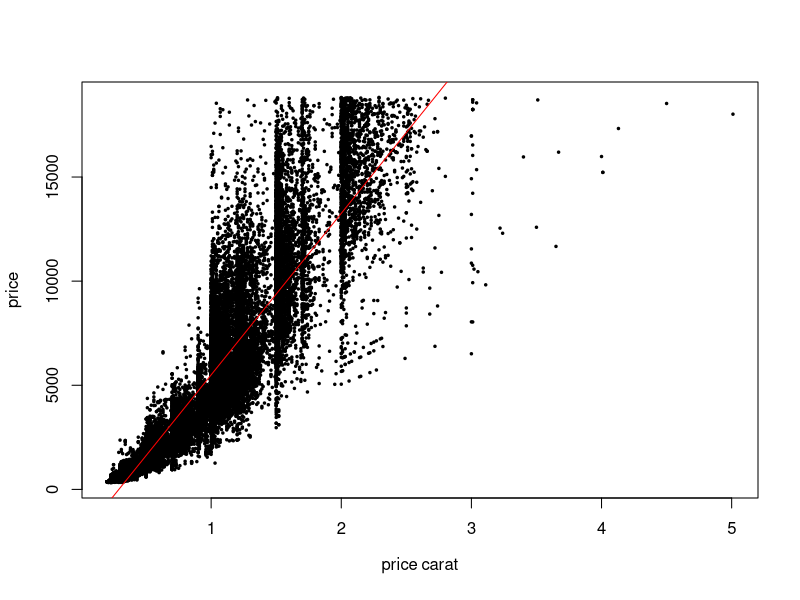

This chart was generated by the following R code:
# Question 1

# load package ggplot
library(ggplot2)

# set work path
setwd('/Users/guoqiang/Desktop/biocomputing/Biocom_exercise09/')

# import data
diamond.df = read.table('diamond.txt', sep = ',', header = T, stringsAsFactors = F)

# linear regression on data


# plot carat and price and trend line
plot(diamond.df, price~ carat, pch = 20, cex = 0.5)
abline(lm(data = diamond.df, price~ carat), col = 'red')
